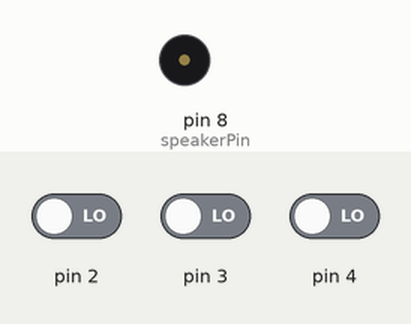
Recording of a sketch running on a simulated Arduino Uno, built with avr-gcc and run on an emulated ATmega328P. Parts: buzzer (waves = sounding). The inputs (shaded band) are chosen by the test bench; at power-on: pin 2 LOW, pin 3 LOW, pin 4 LOW.

Above: at 1.2 s.
1.3 s: pin 2 driven HIGH
At 1.48 s:
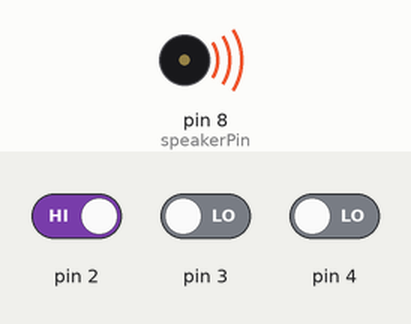
Timing chart, 0 to 4.3 s (numbered marks = the images above; inputs shaded):
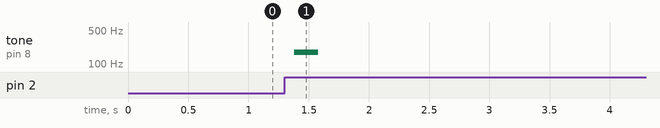

Measured:
- after the input at 1.3 s, tone on pin 8 (speakerPin): silent → 175 Hz after 0.08 s, → silent 0.20 s later

The sketch:

3pin-melody.ino
```cpp
#include "pitches.h"

const int speakerPin = 8;
const int noteDuration = 20;

int button1State = 0;
int lastButton1State = 0;
int button2State = 0;
int lastButton2State = 0;
int button3State = 0;
int lastButton3State = 0;

bool outPin[] ={false,false,false};

int notes1[] = {
  NOTE_F3, NOTE_A3, NOTE_C4, NOTE_DS4, NOTE_F4,
};

int notes2[] = {
  NOTE_A3, NOTE_C4, NOTE_E4, NOTE_F4
};

int notes3[] = {
  NOTE_C4, NOTE_E4, NOTE_G4, NOTE_AS4, NOTE_C5, NOTE_AS4, NOTE_G4, NOTE_E4
};

void setup() {
  Serial.begin(9600);
  pinMode(2, INPUT);
  pinMode(3, INPUT);
  pinMode(4, INPUT);
}

void loop() {
  button1State = digitalRead(2);
  delay(20);
  if (button1State != lastButton1State) {
    if (button1State == HIGH){
      outPin[0] = true;
    }
  }
  lastButton1State = button1State;

  button2State = digitalRead(3);
  delay(20);
  if (button2State != lastButton2State) {
    if (button2State == HIGH){
      outPin[1] = true;
    }
  }
  lastButton2State = button2State;

  button3State = digitalRead(4);
  delay(20);
  if (button3State != lastButton3State) {
    if (button3State == HIGH){
      outPin[2] = true;
    }
  }
  lastButton3State = button3State;

  if(outPin[0]){
    playMusic(0, notes1,5, 200);
  }

  if(outPin[1]){
    playMusic(1, notes2,4, 200);
  }

  if(outPin[2]){
     playMusic(2, notes3,8, 200);
  }

}
//playingPin the pin is playing music; notes:notes to play; len: note array lenght; tempo: tempo of notes
int playMusic(int playingPin, int mynotes[],int len, int tempo){
   for (int note = 0; note < len; note++) {
        tone(speakerPin, notes1[note],tempo);
        delay(tempo);
      if (digitalRead(2) == HIGH || digitalRead(3) == HIGH || digitalRead(4) == HIGH){
        outPin[playingPin] = false;
        return 0;
      }
    }
}
```

pitches.h
```cpp
/*************************************************
 * Public Constants
 *************************************************/

#define NOTE_B0  31
#define NOTE_C1  33
#define NOTE_CS1 35
#define NOTE_D1  37
#define NOTE_DS1 39
#define NOTE_E1  41
#define NOTE_F1  44
#define NOTE_FS1 46
#define NOTE_G1  49
#define NOTE_GS1 52
#define NOTE_A1  55
#define NOTE_AS1 58
#define NOTE_B1  62
#define NOTE_C2  65
#define NOTE_CS2 69
#define NOTE_D2  73
#define NOTE_DS2 78
#define NOTE_E2  82
#define NOTE_F2  87
#define NOTE_FS2 93
#define NOTE_G2  98
#define NOTE_GS2 104
#define NOTE_A2  110
#define NOTE_AS2 117
#define NOTE_B2  123
#define NOTE_C3  131
#define NOTE_CS3 139
#define NOTE_D3  147
#define NOTE_DS3 156
#define NOTE_E3  165
#define NOTE_F3  175
#define NOTE_FS3 185
#define NOTE_G3  196
#define NOTE_GS3 208
#define NOTE_A3  220
#define NOTE_AS3 233
#define NOTE_B3  247
#define NOTE_C4  262
#define NOTE_CS4 277
#define NOTE_D4  294
#define NOTE_DS4 311
#define NOTE_E4  330
#define NOTE_F4  349
#define NOTE_FS4 370
#define NOTE_G4  392
#define NOTE_GS4 415
#define NOTE_A4  440
#define NOTE_AS4 466
#define NOTE_B4  494
#define NOTE_C5  523
#define NOTE_CS5 554
#define NOTE_D5  587
#define NOTE_DS5 622
#define NOTE_E5  659
#define NOTE_F5  698
#define NOTE_FS5 740
#define NOTE_G5  784
#define NOTE_GS5 831
#define NOTE_A5  880
#define NOTE_AS5 932
#define NOTE_B5  988
#define NOTE_C6  1047
#define NOTE_CS6 1109
#define NOTE_D6  1175
#define NOTE_DS6 1245
#define NOTE_E6  1319
#define NOTE_F6  1397
#define NOTE_FS6 1480
#define NOTE_G6  1568
#define NOTE_GS6 1661
#define NOTE_A6  1760
#define NOTE_AS6 1865
#define NOTE_B6  1976
#define NOTE_C7  2093
#define NOTE_CS7 2217
#define NOTE_D7  2349
#define NOTE_DS7 2489
#define NOTE_E7  2637
#define NOTE_F7  2794
#define NOTE_FS7 2960
#define NOTE_G7  3136
#define NOTE_GS7 3322
#define NOTE_A7  3520
#define NOTE_AS7 3729
#define NOTE_B7  3951
#define NOTE_C8  4186
#define NOTE_CS8 4435
#define NOTE_D8  4699
#define NOTE_DS8 4978
```
